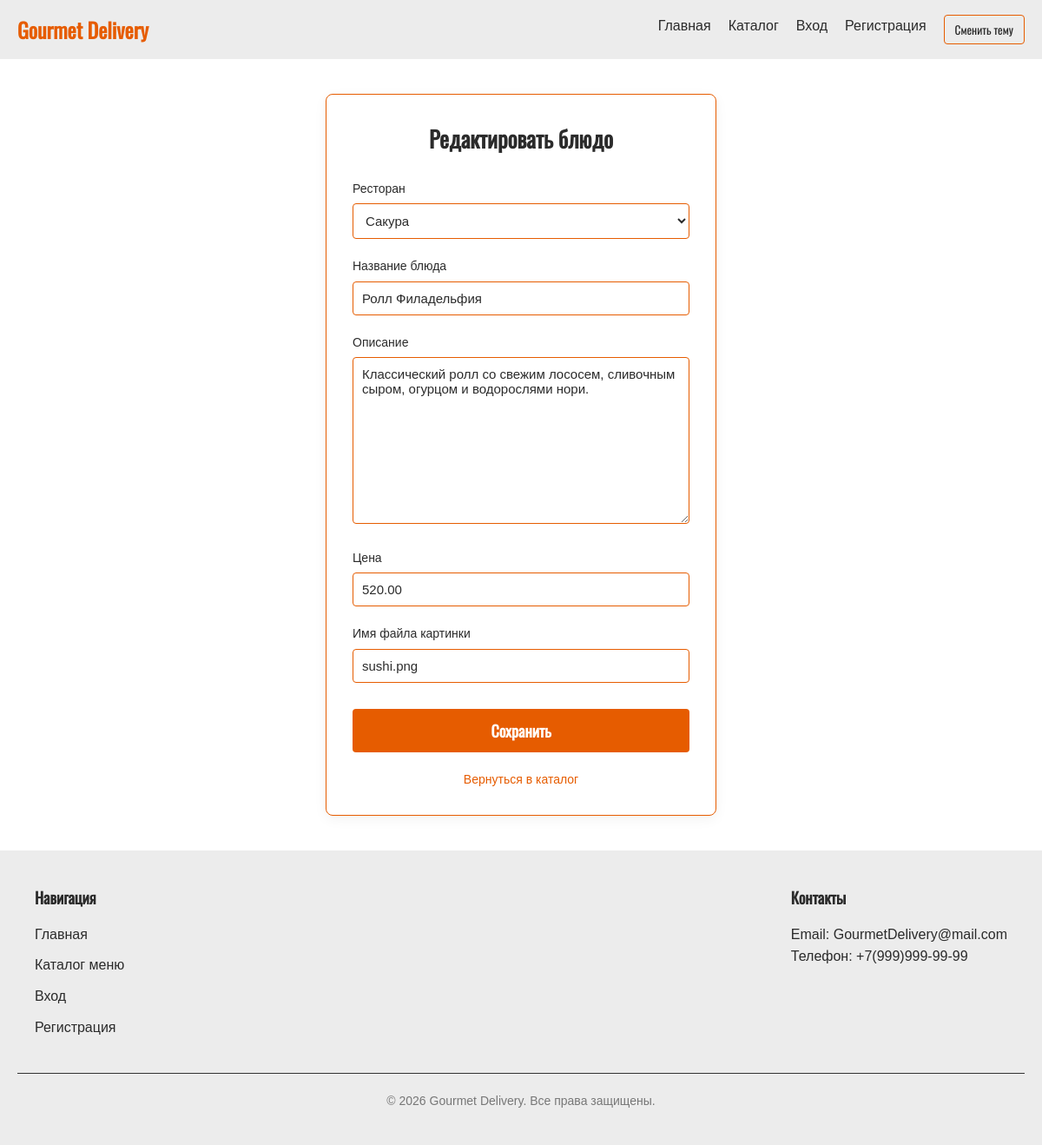
The page /dish/4/edit/ on the database its author committed.
### Delivery/models.py (models this page shows, shortened)
class Dish(models.Model):
    restaurant = models.ForeignKey(Restaurant, on_delete=models.CASCADE, related_name='dishes', verbose_name="Ресторан")
    title = models.CharField(max_length=255, verbose_name="Название блюда")
    description = models.TextField(blank=True, verbose_name="Описание")
    price = models.DecimalField(max_digits=10, decimal_places=2, verbose_name="Цена")
    image_name = models.CharField(max_length=100, blank=True, null=True, verbose_name="Имя файла картинки")

### Delivery/views.py (the view)
# urls.py: path('dish/<int:id>/edit/', views.dish_update_view, name='dish_edit'),
def dish_update_view(request, id):
    dish = get_object_or_404(Dish, id=id)
    if request.method == 'POST':
        form = DishForm(request.POST, instance=dish)
        if form.is_valid():
            form.save()
            return redirect('dish_detail', id=dish.id)
    else:
        form = DishForm(instance=dish)
    return render(request, 'Delivery/dish_form.html', {'form': form, 'action_title': 'Редактировать блюдо'})

### Delivery/forms.py (shortened to what this page needs)
class DishForm(forms.ModelForm):
    class Meta:
        model = Dish
        fields = ['restaurant', 'title', 'description', 'price','image_name']

### Delivery/models.py (called while the page is built)
    def __str__(self):
        return self.name

### Delivery/templates/Delivery/dish_form.html (shortened to what this page needs)
{% load static %}
<!DOCTYPE html>
<html lang="ru">
<head>
    <link rel="stylesheet" href="{% static 'style.css' %}">
</head>
<body>
    <header class="header">
        <div class="container header-container">
            <a href="{% url 'index' %}" class="logo">Gourmet Delivery</a>
            <nav class="nav">
                <a href="{% url 'index' %}" class="nav-link">Главная</a>
                <a href="{% url 'catalog' %}" class="nav-link">Каталог</a>
                <a href="{% url 'login' %}" class="nav-link">Вход</a>
                <a href="{% url 'register' %}" class="nav-link">Регистрация</a>
                <button id="theme-toggle" class="btn-theme">Сменить тему</button>
            </nav>
        </div>
    </header>
    <main class="page-content container main-flex-center">
        <div class="form-wrapper form-wrapper-dish">
            <h1>{{ action_title }}</h1>
            <form method="POST">
                {% for field in form %}
                <div class="form-group form-group-dish">
                    <label class="form-label-dish">{{ field.label }}</label>
                    {{ field }}
                </div>
                {% endfor %}
                <button type="submit" class="btn-submit">Сохранить</button>
            </form>
            <div class="form-redirect wrapper-redirect-center">
                <a href="{% url 'catalog' %}" class="link-redirect-catalog">Вернуться в каталог</a>
            </div>
        </div>
    </main>
    <footer class="footer">
        <div class="container footer-container">
            <div class="footer-column">
                <h3>Навигация</h3>
                <ul class="footer-links">
                    <li><a href="{% url 'index' %}">Главная</a></li>
                    <li><a href="{% url 'catalog' %}">Каталог меню</a></li>
                    <li><a href="{% url 'login' %}">Вход</a></li>
                    <li><a href="{% url 'register' %}">Регистрация</a></li>
                </ul>
            </div>
            <div class="footer-column">
                <h3>Контакты</h3>
                <p>Email: GourmetDelivery@mail.com</p>
                <p>Телефон: +7(999)999-99-99</p>
            </div>
        </div>
        <div class="footer-bottom">
            © 2026 Gourmet Delivery. Все права защищены.
        </div>
    </footer>
</body>
</html>

### Delivery/static/style.css (style rules this page uses)
* { box-sizing: border-box; margin: 0; padding: 0; }
:root { --bg-color: #ffffff; --text-color: #2b2b2b; --header-bg: #ececec; --card-bg: #ffffff; --border-color: #e65c00; --primary-color: #e65c00; --primary-hover: #cc5200; --error-color: #cc0000; --footer-bg: #f8f9fa; --input-bg: #ffffff; }
body { font-family: 'Rob', Arial, sans-serif; background-color: var(--bg-color); color: var(--text-color); line-height: 1.6; transition: background-color 0.3s, color 0.3s; display: flex; flex-direction: column; min-height: 100vh; }
h1, h2, h3, .page-title, .logo { font-family: 'Osw', sans-serif; font-weight: 700; }
.container { width: 100%; max-width: 1200px; margin: 0 auto; padding: 0 20px; }
.header { background-color: var(--header-bg); padding: 15px 0; }
.header-container { display: flex; justify-content: space-between; align-items: center; }
.logo { font-size: 24px; color: var(--primary-color); text-decoration: none; }
.nav { display: flex; gap: 20px; }
.nav-link { color: var(--text-color); text-decoration: none; font-weight: 500; }
.btn-theme { font-family: 'Osw', sans-serif; background: none; border: 1px solid var(--primary-color); color: var(--text-color); padding: 6px 12px; cursor: pointer; border-radius: 4px; }
.page-content { padding: 40px 20px; }
.form-wrapper { width: 100%; max-width: 400px; background-color: var(--card-bg); border: 1px solid var(--border-color); padding: 30px; border-radius: 8px; box-shadow: 0 4px 15px rgba(0, 0, 0, 0.05); }
.form-wrapper h1 { margin-bottom: 25px; font-size: 26px; text-align: center; }
.form-group { margin-bottom: 0px; }
.form-group label { display: block; margin-bottom: 6px; font-weight: 500; font-size: 14px; }
.btn-submit { font-family: 'Osw', sans-serif; width: 100%; background-color: var(--primary-color); color: #ffffff; border: none; padding: 12px; font-size: 18px; font-weight: bold; border-radius: 4px; cursor: pointer; margin-top: 10px; }
.form-redirect { text-align: center; margin-top: 20px; font-size: 14px; }
.form-redirect a { color: var(--primary-color); text-decoration: none; }
.footer { background-color: var(--header-bg); color: #ffffff; padding: 40px 20px; font-family: sans-serif; }
.form-wrapper input, .form-wrapper textarea, .form-wrapper select { font-family: 'Rob', Arial, sans-serif; width: 100%; padding: 10px; border: 1px solid var(--border-color); border-radius: 4px; background-color: var(--input-bg); color: var(--text-color); font-size: 15px; box-sizing: border-box; }
.footer-container { max-width: 1200px; margin: 0 auto; display: flex; flex-wrap: wrap; justify-content: space-between; gap: 30px; }
.footer-column h3 { font-size: 18px; margin-bottom: 15px; color: var(--text-color); }
.footer-column p { color: var(--text-color); }
.footer-links { list-style: none; padding: 0; margin: 0; }
.footer-links li { margin-bottom: 10px; }
.footer-links a { color: var(--text-color); text-decoration: none; transition: color 0.3s ease; }
.footer-bottom { max-width: 1200px; margin: 30px auto 0; padding-top: 20px; border-top: 1px solid #333333; text-align: center; color: #777777; font-size: 14px; }
.main-flex-center { min-height: 70vh; display: flex; justify-content: center; align-items: center; }
.form-wrapper-dish { max-width: 450px; width: 100%; }
.form-group-dish { margin-bottom: 20px; }
.form-label-dish { display: block; margin-bottom: 6px; font-weight: 500; }
.link-redirect-catalog { color: var(--primary-color); text-decoration: none; }
.wrapper-redirect-center { text-align: center; margin-top: 20px; }

### rows shown on the page
Dish: form "Сакура" "Ролл Филадельфия" "Классический ролл со свежим лососем, сливочным сыром, огурцом и водорослями нори." "520.00" "sushi.png"

### other values the page prints
{{ action_title }} "Редактировать блюдо"
{{ field.label }} "Ресторан" "Название блюда" "Описание" "Цена" "Имя файла картинки"
